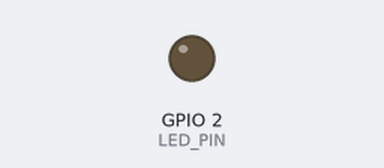
This sketch was run on a simulated ESP8266 (NodeMCU). On the bench: output pins drawn as LEDs (lit = HIGH). WiFi joins after 1.5 s; servers stay silent unless stated; no MQTT or app messages arrive unless stated; not simulated (calls return 0 or success): lib/wifi_config.h.

Above: at 0.1 s.
At 0.7 s:
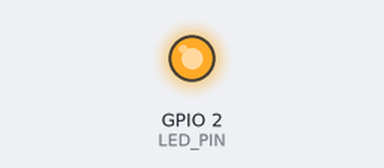
Timing chart, 0 to 2.8 s (numbered marks = the images above):
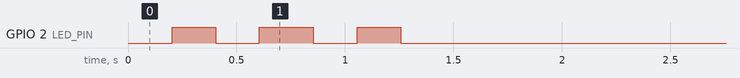

The sketch:

template.ino
```cpp
/* Science AI Lab — ESP8266 펌웨어 템플릿 (결정적)
 *
 * LLM이 매번 새로 쓰지 않는다. 교사가 아래 두 줄만 바꿔서 보드별로 굽는다:
 *   - ESP_ID        : 보드 고유 이름 (스티커와 일치, 예 "esp-01")
 *   - SENSOR_INCLUDE: 사용할 센서 헤더 경로
 *
 * 필요한 라이브러리(Arduino IDE / arduino-cli):
 *   ESP8266 보드패키지, PubSubClient, ArduinoJson, (센서별: DHT sensor library 등)
 *
 * 동작: WiFi 자동연결 → mDNS로 science-lab.local 해석 → MQTT 연결 →
 *       센서값 발행 + 5초 하트비트 + LED 상태표시. 끊기면 자동 재연결.
 */
#include <ESP8266WiFi.h>
#include <ESP8266mDNS.h>
#include <PubSubClient.h>
#include <ArduinoJson.h>

#include "lib/wifi_config.h"   // wifi_config.h.example 를 복사해 작성

// ===== 보드별 설정 (여기만 수정) =====
#define ESP_ID "esp-01"
#define SENSOR_INCLUDE "sensors/dht11.h"
// =====================================

#include SENSOR_INCLUDE        // setup_sensor / read_sensor / SENSOR_NAME / recommended_interval_ms 제공

#define MQTT_BROKER_HOST "science-lab.local"   // mDNS. 실패 시 AP 게이트웨이로 폴백
#define MQTT_BROKER_FALLBACK_IP "192.168.50.1" // Pi AP 고정 IP
#define MQTT_PORT 1883
#define LED_PIN LED_BUILTIN
#define TOPIC_BASE "science-lab/sensors/"

WiFiClient espClient;
PubSubClient mqtt(espClient);

unsigned long lastPublish = 0;
unsigned long lastHeartbeat = 0;
unsigned long lastBlink = 0;
IPAddress brokerIp;

void blink(int period) {
  if (millis() - lastBlink > (unsigned long)period) {
    digitalWrite(LED_PIN, !digitalRead(LED_PIN));
    lastBlink = millis();
  }
}

void connectWifi() {
  WiFi.mode(WIFI_STA);
  WiFi.begin(WIFI_SSID, WIFI_PASSWORD);
  while (WiFi.status() != WL_CONNECTED) {
    blink(200);            // 연결 중: 빠른 깜빡
    delay(50);
  }
  brokerIp = MQTT_BROKER_FALLBACK_IP;
  if (MDNS.begin(ESP_ID)) {
    // science-lab.local 해석 시도
    IPAddress resolved = MDNS.queryHost("science-lab");
    if (resolved != IPAddress(0, 0, 0, 0)) brokerIp = resolved;
  }
}

void publishInfo() {
  StaticJsonDocument<128> doc;
  doc["board_type"] = "nodemcu";
  doc["sensor"] = SENSOR_NAME;
  char buf[128]; size_t n = serializeJson(doc, buf);
  mqtt.publish((String(TOPIC_BASE) + ESP_ID + "/info").c_str(), (uint8_t*)buf, n, true);
}

void connectMqtt() {
  while (!mqtt.connected()) {
    blink(500);            // MQTT 연결 중: 보통 깜빡
    mqtt.setServer(brokerIp, MQTT_PORT);
    if (mqtt.connect(ESP_ID)) {
      publishInfo();
      mqtt.subscribe((String("science-lab/commands/") + ESP_ID + "/#").c_str());
    } else {
      delay(2000);         // 지수 백오프 단순화
    }
  }
}

void onCommand(char* topic, byte* payload, unsigned int len) {
  String t = String(topic);
  if (t.endsWith("/reset")) ESP.restart();
  // /led, /sample_rate 등은 필요 시 확장
}

void setup() {
  pinMode(LED_PIN, OUTPUT);
  Serial.begin(115200);
  setup_sensor();
  connectWifi();
  mqtt.setCallback(onCommand);
  connectMqtt();
}

void loop() {
  if (WiFi.status() != WL_CONNECTED) connectWifi();
  if (!mqtt.connected()) connectMqtt();
  mqtt.loop();
  MDNS.update();

  digitalWrite(LED_PIN, LOW);  // 모두 정상: 켜둠(액티브 로우)

  unsigned long now = millis();
  if (now - lastPublish > (unsigned long)recommended_interval_ms()) {
    SensorReading r = read_sensor();
    StaticJsonDocument<128> doc;
    doc["ts"] = now / 1000;
    doc["value"] = r.value;
    doc["unit"] = r.unit;
    doc["quality"] = r.quality;
    char buf[128]; size_t n = serializeJson(doc, buf);
    mqtt.publish((String(TOPIC_BASE) + ESP_ID + "/data/" + SENSOR_NAME).c_str(), (uint8_t*)buf, n);
    lastPublish = now;
  }

  if (now - lastHeartbeat > 5000) {
    StaticJsonDocument<96> doc;
    doc["ts"] = now / 1000;
    doc["rssi"] = WiFi.RSSI();
    doc["uptime_s"] = now / 1000;
    doc["free_heap"] = ESP.getFreeHeap();
    char buf[96]; size_t n = serializeJson(doc, buf);
    mqtt.publish((String(TOPIC_BASE) + ESP_ID + "/heartbeat").c_str(), (uint8_t*)buf, n);
    lastHeartbeat = now;
  }
}
```
